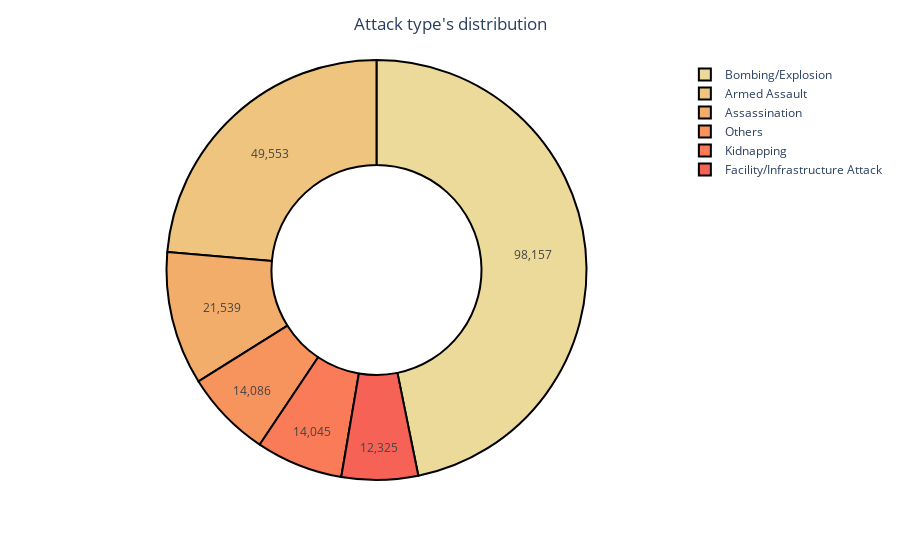

Source (notebook cell):
### Code cell
fig = px.pie(
    data_frame = att_type_df,
    names = 'attack_type',
    values = 'total',
    hole = 0.5,
    color='attack_type',
    # color_discrete_sequence=px.colors.sequential.Brwnyl,
    # color_discrete_sequence=px.colors.sequential.YlOrBr,
    # color_discrete_sequence=px.colors.sequential.OrRd,
    color_discrete_sequence=px.colors.sequential.Oryel

    # hovertext='%{names}<br>Number of attacks: %{values}<extra></extra>',
    # hover_name=['target_type'],
    # hover_data= ['target_type']

)


fig.update_layout(title_text = "Attack type's distribution", title_x = 0.5)
fig.update_traces(textinfo='value', textfont_size=12,
                  marker=dict(line=dict(color='#000000', width=2)))
fig.show()

### Figure 1 — Plotly figure (JSON) as saved in the notebook; plotly's stock layout.template omitted (floating-point values rounded to 4 significant figures)
{"data": [{"customdata": [["Bombing/Explosion"], ["Armed Assault"], ["Assassination"], ["Others"], ["Kidnapping"], ["Facility/Infrastructure Attack"]], "domain": {"x": [0, 1], "y": [0, 1]}, "hole": 0.5, "hovertemplate": "attack_type=%{customdata[0]}<br>total=%{value}<extra></extra>", "labels": ["Bombing/Explosion", "Armed Assault", "Assassination", "Others", "Kidnapping", "Facility/Infrastructure Attack"], "legendgroup": "", "marker": {"colors": ["rgb(236, 218, 154)", "rgb(239, 196, 126)", "rgb(243, 173, 106)", "rgb(247, 148, 93)", "rgb(249, 123, 87)", "rgb(246, 99, 86)"], "line": {"color": "#000000", "width": 2}}, "name": "", "showlegend": true, "textfont": {"size": 12}, "textinfo": "value", "type": "pie", "values": [98157, 49553, 21539, 14086, 14045, 12325]}], "layout": {"legend": {"tracegroupgap": 0}, "margin": {"t": 60}, "piecolorway": ["rgb(236, 218, 154)", "rgb(239, 196, 126)", "rgb(243, 173, 106)", "rgb(247, 148, 93)", "rgb(249, 123, 87)", "rgb(246, 99, 86)", "rgb(238, 77, 90)"], "title": {"text": "Attack type's distribution", "x": 0.5}}}
